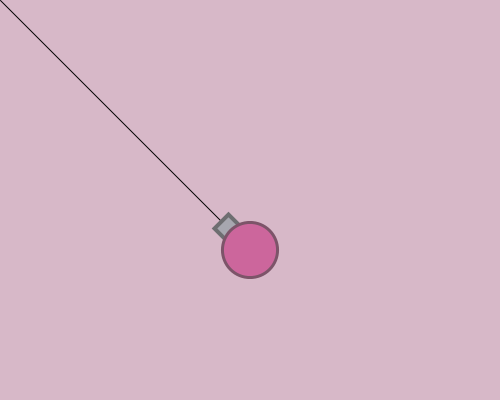
Frame 1 (no input)
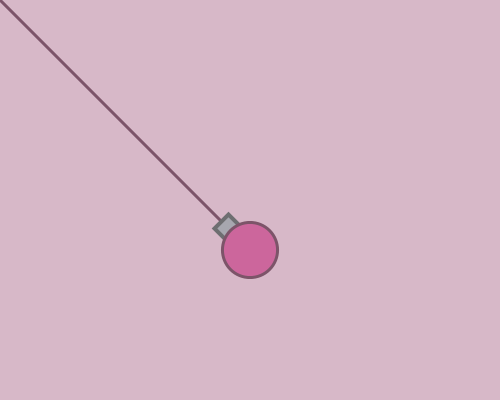
Frame 60 (the mouse pressed at the canvas centre just before this capture)
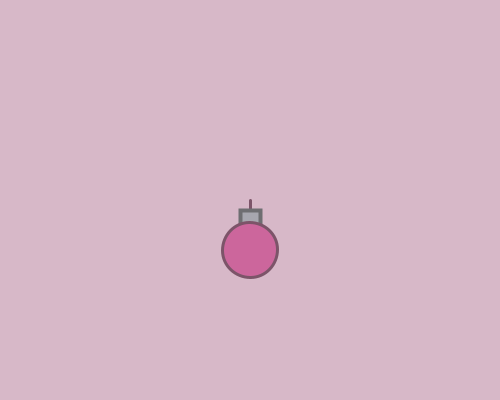
Frame 120 (the mouse held since frame 60 and released just before this capture)

The Processing sketch that drew these frames (run headless with seeded random() and noise(); from frame 60 on, the mouse is pressed at the canvas centre):

// Processing sketch: week07_3
// ── week07_3.pde
void setup(){
  size(500,400);
}
float x=250,y=250;
void draw(){
  background(215,184,200);
  float dx = mouseX-x,dy=mouseY-y;
  float a = atan2(dy,dx);//atan2長度
  line(x,y,mouseX,mouseY);
  myTank(x,y,a);
}
void myTank(float x,float y,float a){
  translate(x,y);//移動
  rotate(a);//旋轉
  fill(167,167,175);
  stroke(110,110,113);
  strokeWeight(4);
  rect(20,-10,20,20);//砲管砲塔
  
  fill(204,102,156);
  stroke(124,84,105);
  strokeWeight(3);
  ellipse(0,0,55,55);//圓形身體
}
